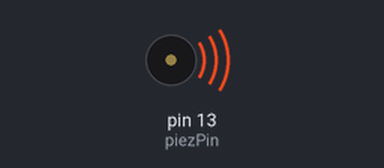
The sketch below on a simulated Arduino Uno, built with avr-gcc and run on an emulated ATmega328P. Parts: buzzer (waves = sounding).

Above: at 0.12 s.
Timing chart, 0 to 5.8 s (numbered marks = the images above):
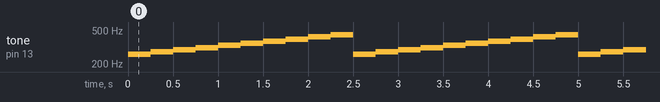

Measured:
- by itself, tone on pin 13 (piezPin): repeats every 2.5 s: 277 Hz 0.25 s, 294 Hz 0.25 s, 311 Hz 0.25 s, 330 Hz 0.25 s, 349 Hz 0.25 s, 370 Hz 0.25 s, 392 Hz 0.25 s, 415 Hz 0.25 s, 440 Hz 0.25 s, 261 Hz 0.25 s

The sketch:

Notes_Piezo.ino
```cpp
int piezPin = 13, toneVal = 0, noteLen=10, dly=250;;
int notes[] = {261, 277, 294, 311, 330, 349, 370, 392, 415, 440};
//            mid C  C#   D    D#   E    F    F#   G    G#   A
void setup() {
  // put your setup code here, to run once:
  Serial.begin(9600);
}

void loop() {
  // put your main code here, to run repeatedly:
  for(int i=0;i<noteLen;i++) {
    tone(piezPin, notes[i]);
    delay(dly);
  }
  noTone(piezPin);
}
```
